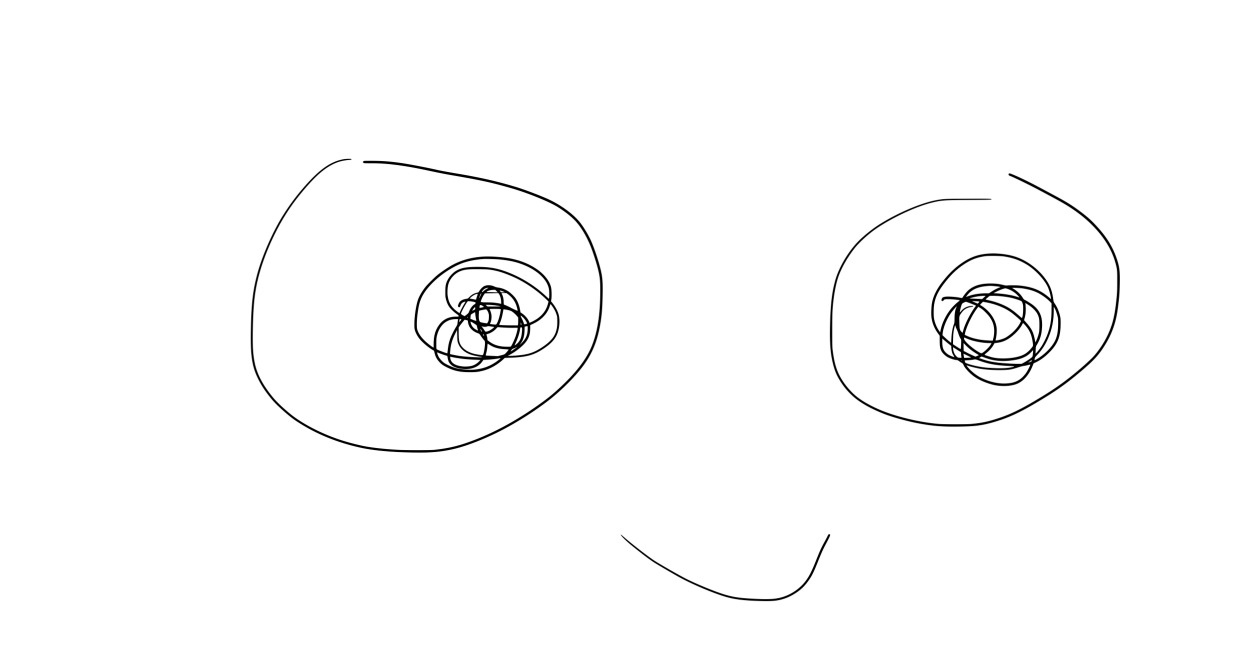
#> input picture imgs/0_eye_open.jpg, 2486 x 1322 px (shown at 1/2 size); its folder holds only this picture in this run
$ python slideshow.py
#> lines starting #> are read from the running program, lines starting #| are printed output that depends on the picture
import glob
import os
import cv2
from cv2 import *

def slideshow():
    # img_files = glob.glob('./imgs/*.jpg')
    file_list = os.listdir('./imgs')
    img_files = [os.path.join(os.getcwd(), 'imgs', file) for file in file_list if file.endswith('.jpg')]
    img_files.sort()
    for f in img_files:
        print(f)
    cv2.namedWindow('image', cv2.WINDOW_NORMAL)
    cv2.setWindowProperty('image', cv2.WND_PROP_FULLSCREEN, cv2.WINDOW_FULLSCREEN)
    cnt = len(img_files)
    idx = 0
    while True:
        img = cv2.imread(img_files[idx])
#> img is the input picture: shape (1322, 2486, 3); min 0, max 255, mean 251.4

        if img is None: # 이미지가 없는 경우
            print('Image load failed!')
            break

        img = cv2.resize(img, dsize=(3072, 1920), interpolation=cv2.INTER_LINEAR)
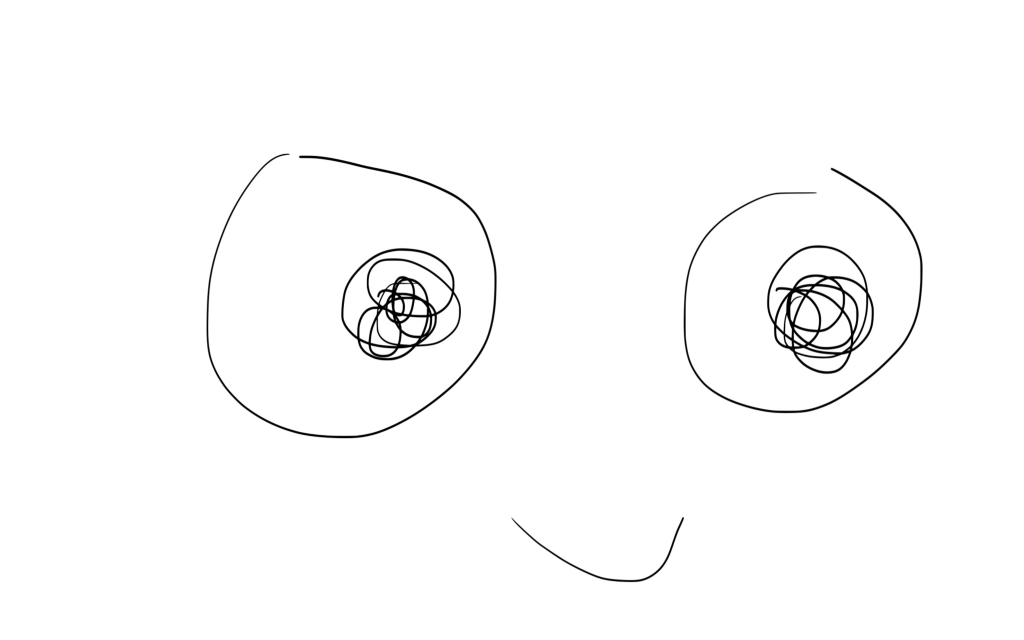
#> img: shape (1920, 3072, 3) (shown at 1/3 size); min 0, max 255, mean 251.4

        cv2.imshow('image', img)
        if cv2.waitKey(1000) >= 0: # 1초 동안 사진보여주는데 만약에 키보드 입력이 있으면 종료
#> (key Esc is pressed here)
            break

        # 사진을 다 보면 첫번째 사진으로 돌아감
        idx += 1
        if idx >= cnt:
            idx = 0

    # cv2.destroyAllWindows()

if __name__ == '__main__':
    slideshow()

$ run again, on imgs/2_img.jpg
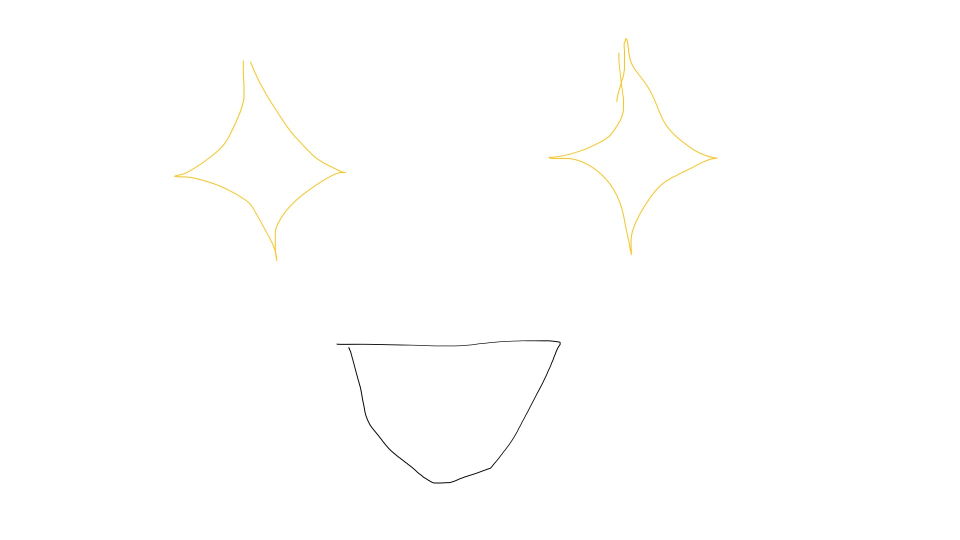
#> input picture imgs/2_img.jpg, 1920 x 1080 px (shown at 1/2 size)
#> in slideshow, img is the input picture: shape (1080, 1920, 3); mean B, G, R 254.2, 254.6, 254.7
#> in slideshow, `img = cv2.resize(img, dsize=(3072, 1920), interpolation=cv2.INTER_LINE..`:
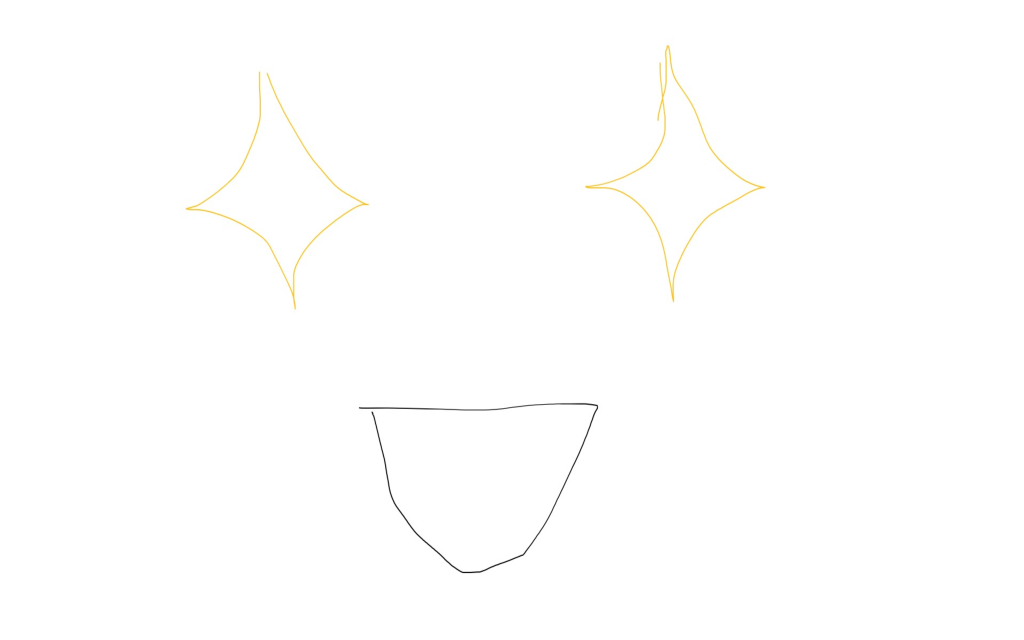
#> img: shape (1920, 3072, 3) (shown at 1/3 size); mean B, G, R 254.2, 254.6, 254.7
